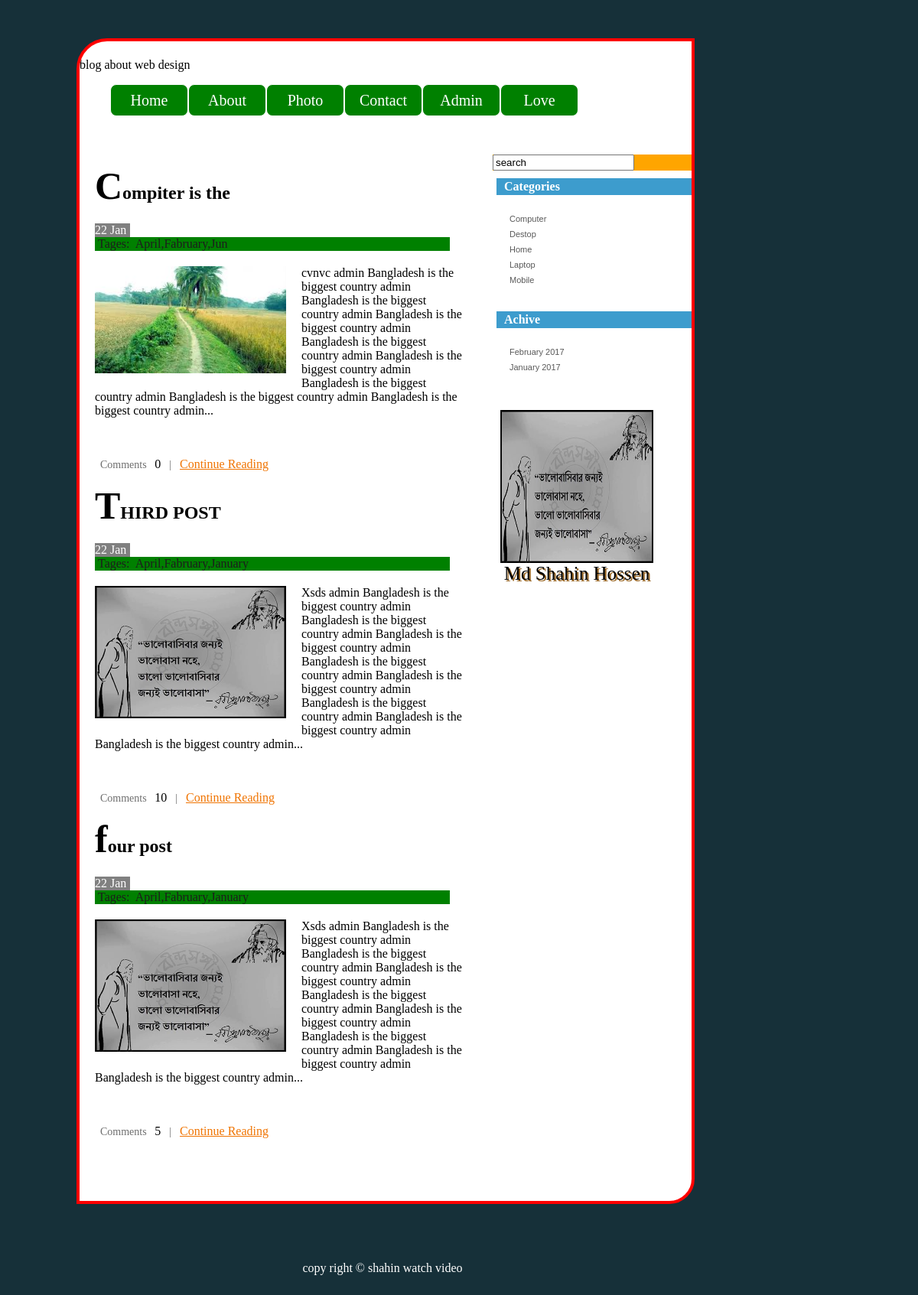
/category.php?id=1, run on the app's committed database.
### tables this page shows
CREATE TABLE IF NOT EXISTS `tbl_post` (
  `p_id` int(11) NOT NULL AUTO_INCREMENT,
  `p_title` varchar(255) NOT NULL,
  `p_description` text NOT NULL,
  `p_image` varchar(255) NOT NULL,
  `cat_id` int(11) NOT NULL,
  `tag_id` varchar(255) NOT NULL,
  `p_date` varchar(255) NOT NULL,
  `year` varchar(4) NOT NULL,
  `month` varchar(2) NOT NULL,
  `p_time` int(255) NOT NULL,
  PRIMARY KEY (`p_id`)
);

CREATE TABLE IF NOT EXISTS `tbl_category` (
  `cat_id` int(11) NOT NULL AUTO_INCREMENT,
  `cat_name` varchar(255) NOT NULL,
  PRIMARY KEY (`cat_id`)
);

CREATE TABLE IF NOT EXISTS `tbl_footer` (
  `id` int(11) NOT NULL AUTO_INCREMENT,
  `ft_description` text NOT NULL,
  PRIMARY KEY (`id`)
);

### category.php (the view, shortened to what this page needs)
<?php
if(!isset($_REQUEST['id'] ) )
{
	header("location: index.php");
}
else
{
	$id=$_REQUEST['id'];
}
?>
<?php include("header.php"); ?>
<?php
	 include("config.php");
		$limit=5;
		$page= @$_GET["page"];
		if($page)
			$start=($page-1) * $limit;
		else
			$start=0;
	 $statement= $db->prepare("SELECT * FROM tbl_post WHERE cat_id=? ORDER BY p_id DESC LIMIT $start, $limit");
		$statement->execute(array($id) );
		$result= $statement->fetchAll(PDO::FETCH_ASSOC);
		foreach($result as $row)
		{
			?>
	  <div class= "post">
	  <h2><?php echo $row["p_title"]; ?></h2>
	  <div><span class= "date">
	  <?php
	     $post_date=$row["p_date"];
		 $day=substr($post_date,8,2);
	     $month=substr($post_date,5,2);
		 if($month=='01') {$month= "Jan"; }
	      echo $day.' '.$month;
	  ?>
	  </span></div> <div><span class= "categories">
	  Tages:&nbsp;
	  <?php
	$arr = explode(",",$row['tag_id'] );
	$count_arr = count(explode(",",$row['tag_id']) );
	$k=0;
	for($j=0;$j<$count_arr;$j++)
	{
		$statement1 = $db->prepare("SELECT * FROM tbl_tag WHERE tag_id=?");
		$statement1->execute(array($arr[$j]));
		$result1 = $statement1->fetchAll(PDO::FETCH_ASSOC);
		foreach($result1 as $row1)
		{
			$arr1[$k] = $row1['tag_name'];
		}
          $k++;
	}
	$tag_names = implode(",",$arr1);
		  echo  $tag_names;
	?>
	  </span></div>
	  <div class= "description">
	     <p><img src= "upload/<?php echo $row["p_image"]; ?>" alt= "" width= "250" />
		 <?php
		 $piceces=explode(" ",$row["p_description"]);
		 $final_words=implode(" ",array_splice($piceces, 0, 50) );
		 $final_words=$final_words.'...';
		 ?>
	         <?php echo $final_words; ?>
			 </p></div>
			  <p class= "comments">
			  <span>Comments </span>
			 <?php
			 $statement= $db->prepare("SELECT * FROM tbl_comment WHERE p_id=? AND active=1");
		     $statement->execute(array($row['p_id']));
		      $result= $statement->rowCount();
		     echo $result;
			 ?>
			 <span>|</span> <a href= "index2.php?id=<?php echo $row["p_id"]; ?>">Continue Reading</a>
			 </p>
			 </div>
			<?php
		}
	 ?>
	 <div class= "pagination">
			</div>
	<?php include("footer.php"); ?>

### footer.php (shortened to what this page needs)
</div>
<div id= "sidebar"	>
  <div id= "search">
     <input type= "text" value= "search">
	 </div>
	 <div class= "list">
	 <h2>Categories</h2>
	 <ul>
	 <?php
	 include("config.php");
	 $statement= $db->prepare("SELECT * FROM tbl_category ORDER BY cat_name ASC");
		$statement->execute();
		$result= $statement->fetchAll(PDO::FETCH_ASSOC);
		foreach($result as $row)
		{
			?><li> <a href= "category.php?id=<?php echo $row['cat_id']; ?>"><?php echo $row['cat_name']; ?></a></li><?php
		}
	 ?>
				</ul>
				<h2>Achive</h2>
				<?php
				$j=0;
	     $statement= $db->prepare("SELECT distinct(p_date) FROM tbl_post ORDER BY p_date DESC");
		$statement->execute();
		$result= $statement->fetchAll(PDO::FETCH_ASSOC);
		foreach($result as $row)
				{
					$ym= substr($row["p_date"],0,7 );
					$arr_date[$j]=$ym;
					$j++;
				}
				$result=array_unique($arr_date);
				$final_val=implode(",",$result);
				$final_arr_date=explode(",",$final_val);
				$final_arr_date_count=count(explode(",",$final_val));
				?>
	<ul>
	<?php
		for($j=0;$j<$final_arr_date_count;$j++)
				{
					 $year=substr($final_arr_date[$j],0,4);
	     $month=substr($final_arr_date[$j],5,2);
		 if($month=='01') {$month_full= "January"; }
	      if($month=='02') {$month_full= "February"; }
					?>
					<li>
			     <a href="archive.php?date=<?php echo $final_arr_date[$j]; ?>"><?php echo $month_full.' '.$year; ?></a>
			   </li>
					<?php
				}
	 ?>
</ul>
							</div>
							<div  class= "image" >
							<img src= "upload/4.jpg" alt= "" width= "200px" height= "200px" /><br>
								<span> Md Shahin Hossen</span>
							</div>
							</div>
							</div>
						</div>
	<div id= "footer">
       	<p>
		<?php
		include("config.php");
	    $statement= $db->prepare("SELECT * FROM tbl_footer WHERE id=1");
		$statement->execute();
		$result= $statement->fetchAll(PDO::FETCH_ASSOC);
		foreach($result as $row)
		{
		  echo $row['ft_description'];
		}
	?>
		</p>
 </div>
</body>
</html>

### style.css (style rules this page uses)
img { border:0px; }
html { width:1000px; height:100%; background-color:#163039; }
body { width:1000px; height:100%; position:relative; margin:0 auto; background-position:top left; }
html>body { height:auto; min-height:100%; }
#search { display:block; margin-left:40px; margin-bottom:10px; background-color:orange; }
#sidebar { width:300px; height:auto; float:left; margin-top:50px; margin-left:20px; }
#sidebar h2 { font-size:16px; color:#fff; background-color:#3d9ccd; padding:2px 10px; margin-top:10px; margin-left:10px; }
.image { width:300px; height:auto; font-size:25px; text-align:center; text-shadow: 2px 2px #996623; }
#footer { height:50px; position:relative; bottom:0px; text-align:center; color:#fff; }
.list { padding:0 0 15px 35px; }
.list ul { width:200px; overflow:hidden; padding:5px 0 15px 5px; }
.list li { list-style-type:none; background-position:top left; padding:0 0 5px 22px; height:15px; width:200px; float:left; }
.list a { font-family:Arial,Helvetica,sans-serif; font-size:11px; color:#595959; text-decoration:none; }
.categories { display:block; float:left; background-color:green; width:460px; font-size:16px; color:#1D1D1D; padding:0 0 0 4px; margin-left:20px; }
.date { float:left; background-color:grey; color:#fff; padding:0 5px 0 0; margin-left:20px; }
.post p { width:480px; padding:20px 8px 0 20px; }
.post h2 { width:400px; margin-left:20px; margin-top:12px; }
.post h2:first-letter { font-size:50px; }
.post p img { margin:20px 20px 8px 0; float:left; }
.comments { display:block; float:left; line-height:17px; padding:5px 0 0 19px; }
.comments a { color:#F07402; text-decoration:underline; }
.comments span { font-size:14px; color:#6E6E6E; padding:0 7px; }
div.pagination { padding:3px; margin:3px; z-index:1000; font-size:14px; margin-bottom:20px; }

### data on the page
tbl_post: p_title "Compiter is the", p_date "22", p_date "Jan", tag_names "April,Fabruary,Jun", p_image (picture), final_words "cvnvc admin Bangladesh is the biggest country admin Bangladesh is the biggest country admin Bangladesh is the biggest country admin Bangladesh is the biggest country admin Bangladesh is the biggest country admin Bangladesh is the biggest country admin Bangladesh is the biggest country admin Bangladesh is the biggest country admin...", result "0"
tbl_post: p_title "THIRD POST", p_date "22", p_date "Jan", tag_names "April,Fabruary,January", p_image (picture), final_words "Xsds admin Bangladesh is the biggest country admin Bangladesh is the biggest country admin Bangladesh is the biggest country admin Bangladesh is the biggest country admin Bangladesh is the biggest country admin Bangladesh is the biggest country admin Bangladesh is the biggest country admin Bangladesh is the biggest country admin...", result "10"
tbl_post: p_title "four post", p_date "22", p_date "Jan", tag_names "April,Fabruary,January", p_image (picture), final_words "Xsds admin Bangladesh is the biggest country admin Bangladesh is the biggest country admin Bangladesh is the biggest country admin Bangladesh is the biggest country admin Bangladesh is the biggest country admin Bangladesh is the biggest country admin Bangladesh is the biggest country admin Bangladesh is the biggest country admin...", result "5"
tbl_category: cat_name "Computer"
tbl_category: cat_name "Destop"
tbl_category: cat_name "Home"
tbl_category: cat_name "Laptop"
tbl_category: cat_name "Mobile"
tbl_footer: ft_description "copy right © shahin watch video"

### other printed values
$month_full "February"
$year "2017"
$month_full "January"
